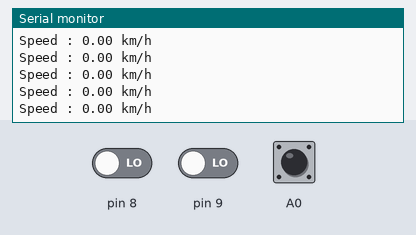
Bench run of a sketch on a simulated Arduino Uno, built with avr-gcc and run on an emulated ATmega328P. Shown: the last lines printed to the serial monitor. The test bench sets the inputs (shaded band); at power-on: A0 LOW, pin 8 LOW, pin 9 LOW.

Above: at 4.2 s.
4.3 s: A0 pulsed HIGH 2 times (0.12 s each, 0.3 s apart)
At 4.9 s:
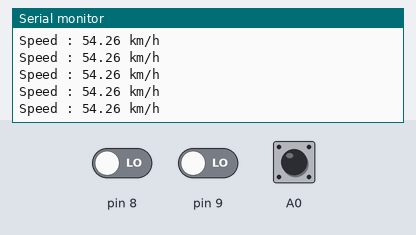
7.9 s: A0 driven HIGH
At 8.5 s:
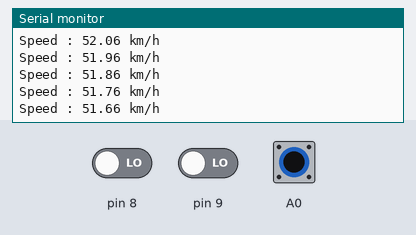
10.9 s: A0 driven LOW
Timing chart, 0 to 13.9 s (numbered marks = the images above; inputs shaded):
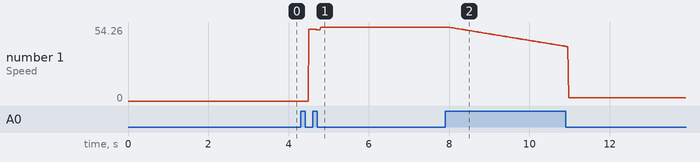

Measured:
- after the input at 4.3 s, the serial monitor: prints a new line after 0.21 s (image 1)
- after the input at 7.9 s, the serial monitor: prints a new line after 0.08 s (image 2)
- plotted number 1: 0 → 54.26 after the input at 4.3 s, 54.26 → 40.16 after the input at 7.9 s

The sketch:

sketch_nov12a.ino
```cpp
#include <LiquidCrystal.h>
#include <SoftwareSerial.h>

SoftwareSerial BTSerial(2, 3);
float radius = 30; // 바퀴당 이동 거리를 확인 하기 위해 자전거 바퀴의 반지름을 입력해 줍니다.(Cm 단위)
float circle = (2 * radius * 3.14) / 100;  // 자전거 바퀴의 둘레를 계산(단위를 m로 바꿔주기 위해 100을 나눕니다.)

float bySpeed = 0; // 자전거의 속도
float ckTime = 0;  // 리드스위치가
float uckTime = 0; // Unckecked
float cycleTime = 0;  // 리드스위치가 인식이 안됬을 시간 부터 인식됬을 때까지의 시간
float distance = 0; // 자전거의 누적 이동 거리
float lcdDis = 0; // 자전거의 이동 거리를 LCD출력에 맞게 바꿔즌 값.(단위 수정 or 소숫점 제거)

int count = 0;  // 리드스위치의 노이즈를 제거하기 위해 카운트를 넣어줍니다.
boolean temp = 0;  // 리드 스위치가 닫혔는지 확인하는 변수
int sendCounter = 0; //블루투스 전송 카운터

int wheel_rotate = 0;

int test2 = 0;
int test1 = 0;
int test3 = 0;
int test4 = 0;
void setup(){
Serial.begin(9600);  // 측정된 값을 시리얼 모니터로 확인하기 위해 bps를 설정해 줍니다.
BTSerial.begin(9600);

pinMode(8, INPUT);
pinMode(9, INPUT);
}

void loop(){
  boolean check = digitalRead(A0); // 리드스위치의 상태를 확인합니다.
  if(digitalRead(8)){
    wheel_rotate = 1;
  }
  else if(digitalRead(9))
  {
    wheel_rotate = -1;
  }
  else{
    wheel_rotate = 0;
  }
  if(check == 1 && temp == 0){  // 리드 스위치가 열릴 때(닫힘 -> 열림)
    ckTime = millis();  // 시간을 확인해서 저장합니다.
    temp = 1;  // temp값을 1로 바꿔줍니다.(리드스위치가 열려있는 상태값 저장)
  }

  else if(check == 0 && temp == 1 && count > 5){  // 리드 스위치가 닫히고(열림 -> 닫힘), 노이즈 방지 카운트가 5이상일때
    uckTime = millis();  // 시간을 확인해서 저장합니다.

    cycleTime = (uckTime - ckTime)/1000;
    // 열릴 때 시각과 닫힐 때 시각의 차를 이용하여 바퀴가 한바퀴 돌때 걸린 시간을 계산합니다.
    bySpeed = (circle / cycleTime) * 3.6 ; // 바퀴가 한바퀴 돌때의 거리와 시간을 가지고 속도를 구해줍니다.(단위는 Km/h입니다.)
    temp = 0;
    count = 0;
    distance += circle;  // 한바퀴 돌았으면 이동거리를 누적 이동거리에 더해줍니다.
  }

  if(check == 1){  // 리드 스위치가 열려있으면 카운트를 1씩 증가 시켜 줍니다.
    count++;

    if(bySpeed >0.0f){
      bySpeed-=0.1f;
      if(bySpeed < 0.0f){
        bySpeed = 0;
      }
    }

  }

  test1 = (int)bySpeed;
  test2 = (int)((bySpeed-((float)test1))*100.0f);
  test3 = (int)distance;
  test4 = (int)((distance-((float)test3))*100.0f);
  Serial.print("Speed : ");

  Serial.print(bySpeed);
  Serial.println(" km/h");// 시리얼 모니터를 이용하여 속도를 확인합니다.
  char s[3];
  if(sendCounter > 10){
    BTSerial.write(itoa(test1,s,10));
    BTSerial.write(".");
    BTSerial.write(itoa(test2,s,10));
    BTSerial.write("/");
    BTSerial.write(itoa(wheel_rotate,s,10));
    BTSerial.write("/");
    BTSerial.write(itoa(test3,s,10));
    BTSerial.write(".");
    BTSerial.write(itoa(test4,s,10));
    BTSerial.write("\n");
    sendCounter = 0;
  }
  else{
    sendCounter++;
  }
}
```
